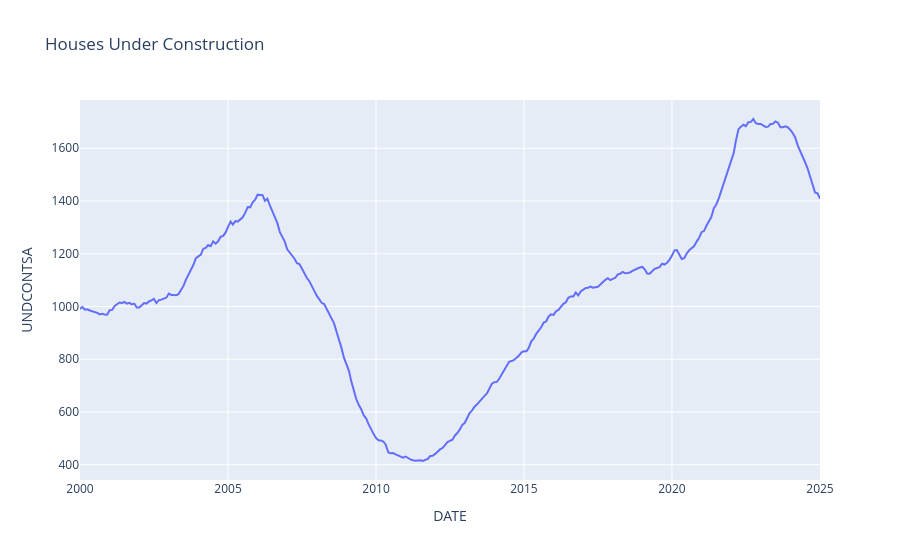

Notebook source saved alongside this figure:
### Markdown cell above
### Houses Under Construction

### Code cell
import pandas_datareader.data as web
import datetime
import plotly.express as px

start = datetime.datetime(2000, 1, 1)
HOUSECONSTRUCTION = web.DataReader('UNDCONTSA', 'fred', start)
px.line(HOUSECONSTRUCTION, x=HOUSECONSTRUCTION.index, y='UNDCONTSA', title='Houses Under Construction')  # Plota o gráfico

### Figure 1 — Plotly figure (JSON) as saved in the notebook; plotly's stock layout.template omitted (floating-point values rounded to 4 significant figures; data arrays with more than 128 entries replaced by an {"elided": "..."} marker saying what was removed)
{"data": [{"hovertemplate": "DATE=%{x}<br>UNDCONTSA=%{y}<extra></extra>", "legendgroup": "", "line": {"color": "#636efa", "dash": "solid"}, "marker": {"symbol": "circle"}, "mode": "lines", "name": "", "orientation": "v", "showlegend": false, "type": "scatter", "x": {"elided": "301 str values"}, "xaxis": "x", "y": {"elided": "301 int values"}, "yaxis": "y"}], "layout": {"legend": {"tracegroupgap": 0}, "title": {"text": "Houses Under Construction"}, "xaxis": {"anchor": "y", "domain": [0, 1], "title": {"text": "DATE"}}, "yaxis": {"anchor": "x", "domain": [0, 1], "title": {"text": "UNDCONTSA"}}}}
